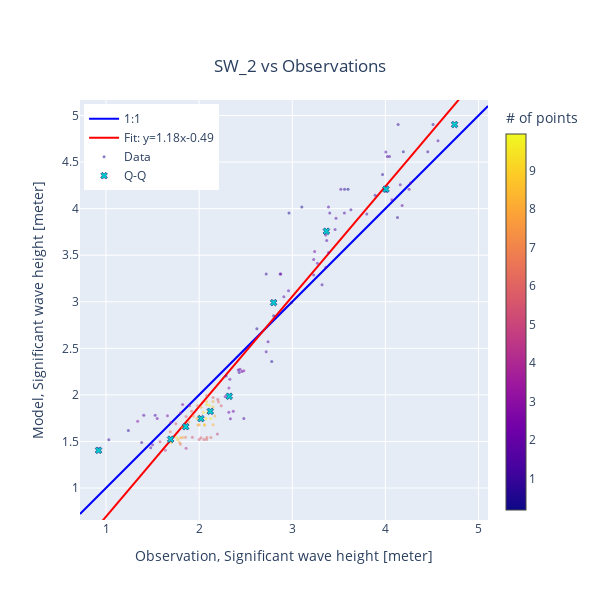

Write notebook code for a chart like this one.
### Code cell
cc.sel(model="SW_2", area=polygon).scatter(backend='plotly')

### Figure 1 — Plotly figure (JSON) as saved in the notebook; plotly's stock layout.template omitted (floating-point values rounded to 4 significant figures; data arrays with more than 128 entries replaced by an {"elided": "..."} marker saying what was removed)
{"data": [{"line": {"color": "blue"}, "mode": "lines", "name": "1:1", "type": "scatter", "x": [0.7209, 5.102], "y": [0.7209, 5.102]}, {"line": {"color": "red"}, "mode": "lines", "name": "Fit: y=1.18x-0.49", "type": "scatter", "x": [0.7209, 5.102], "y": [0.3624, 5.541]}, {"marker": {"color": {"elided": "133 float values"}, "colorbar": {"thickness": 20, "title": {"text": "# of points"}}, "opacity": 0.5, "size": 3}, "mode": "markers", "name": "Data", "type": "scatter", "x": {"elided": "133 float values"}, "y": {"elided": "133 float values"}}, {"marker": {"color": "darkturquoise", "line": {"color": "midnightblue", "width": 0.6}, "symbol": "x"}, "mode": "markers", "name": "Q-Q", "type": "scatter", "x": [0.92, 1.694, 1.856, 2.02, 2.12, 2.323, 2.8, 3.367, 4.007, 4.743], "y": [1.405, 1.523, 1.658, 1.745, 1.823, 1.985, 2.99, 3.757, 4.209, 4.903]}], "layout": {"height": 600, "legend": {"x": 0.01, "y": 0.99}, "title": {"text": "SW_2 vs Observations", "x": 0.5, "xanchor": "center", "y": 0.9, "yanchor": "top"}, "width": 600, "xaxis": {"range": [0.7209, 5.102], "title": {"text": "Observation, Significant wave height [meter]"}}, "yaxis": {"range": [0.7209, 5.102], "scaleanchor": "x", "scaleratio": 1, "title": {"text": "Model, Significant wave height [meter]"}}}}
